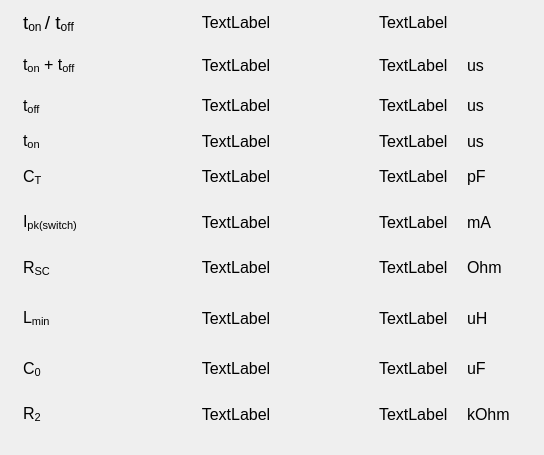
        <widget class="QWidget" name="scrollAreaWidgetContents">
         <property name="geometry">
          <rect>
           <x>0</x>
           <y>-257</y>
           <width>544</width>
           <height>455</height>
          </rect>
         </property>
         <layout class="QGridLayout" name="gridLayout_3">
          <item row="7" column="3">
           <widget class="QLabel" name="label_si_Lmin">
            <property name="font">
             <font>
              <pointsize>12</pointsize>
             </font>
            </property>
            <property name="text">
             <string>uH</string>
            </property>
            <property name="alignment">
             <set>Qt::AlignLeading|Qt::AlignLeft|Qt::AlignVCenter</set>
            </property>
           </widget>
          </item>
          <item row="0" column="1">
           <widget class="QLabel" name="label_formula_ton_del_toff">
            <property name="maximumSize">
             <size>
              <width>250</width>
              <height>16777215</height>
             </size>
            </property>
            <property name="font">
             <font>
              <pointsize>12</pointsize>
             </font>
            </property>
            <property name="text">
             <string>TextLabel</string>
            </property>
            <property name="alignment">
             <set>Qt::AlignCenter</set>
            </property>
           </widget>
          </item>
          <item row="9" column="1">
           <widget class="QLabel" name="label_formula_R2">
            <property name="minimumSize">
             <size>
              <width>0</width>
              <height>60</height>
             </size>
            </property>
            <property name="maximumSize">
             <size>
              <width>250</width>
              <height>16777215</height>
             </size>
            </property>
            <property name="font">
             <font>
              <pointsize>12</pointsize>
             </font>
            </property>
            <property name="text">
             <string>TextLabel</string>
            </property>
            <property name="alignment">
             <set>Qt::AlignCenter</set>
            </property>
           </widget>
          </item>
          <item row="0" column="0">
           <widget class="QLabel" name="label_name_ton_del_toff">
            <property name="maximumSize">
             <size>
              <width>70</width>
              <height>16777215</height>
             </size>
            </property>
            <property name="font">
             <font>
              <pointsize>12</pointsize>
             </font>
            </property>
            <property name="text">
             <string>&lt;html&gt;&lt;head/&gt;&lt;body&gt;&lt;p&gt;&lt;span style=&quot; font-size:14pt;&quot;&gt;t&lt;/span&gt;&lt;span style=&quot; font-size:14pt; vertical-align:sub;&quot;&gt;on &lt;/span&gt;&lt;span style=&quot; font-size:14pt;&quot;&gt;/ t&lt;/span&gt;&lt;span style=&quot; font-size:14pt; vertical-align:sub;&quot;&gt;off&lt;/span&gt;&lt;/p&gt;&lt;/body&gt;&lt;/html&gt;</string>
            </property>
            <property name="alignment">
             <set>Qt::AlignLeading|Qt::AlignLeft|Qt::AlignVCenter</set>
            </property>
           </widget>
          </item>
          <item row="3" column="2">
           <widget class="QLabel" name="label_result_ton">
            <property name="minimumSize">
             <size>
              <width>0</width>
              <height>0</height>
             </size>
            </property>
            <property name="maximumSize">
             <size>
              <width>70</width>
              <height>16777215</height>
             </size>
            </property>
            <property name="font">
             <font>
              <pointsize>12</pointsize>
             </font>
            </property>
            <property name="text">
             <string>TextLabel</string>
            </property>
            <property name="alignment">
             <set>Qt::AlignLeading|Qt::AlignLeft|Qt::AlignVCenter</set>
            </property>
           </widget>
          </item>
          <item row="5" column="2">
           <widget class="QLabel" name="label_result_Ipk">
            <property name="maximumSize">
             <size>
              <width>70</width>
              <height>16777215</height>
             </size>
            </property>
            <property name="font">
             <font>
              <pointsize>12</pointsize>
             </font>
            </property>
            <property name="text">
             <string>TextLabel</string>
            </property>
            <property name="alignment">
             <set>Qt::AlignLeading|Qt::AlignLeft|Qt::AlignVCenter</set>
            </property>
           </widget>
          </item>
          <item row="0" column="2">
           <widget class="QLabel" name="label_result_ton_del_toff">
            <property name="minimumSize">
             <size>
              <width>0</width>
              <height>0</height>
             </size>
            </property>
            <property name="maximumSize">
             <size>
              <width>70</width>
              <height>16777215</height>
             </size>
            </property>
            <property name="font">
             <font>
              <pointsize>12</pointsize>
             </font>
            </property>
            <property name="text">
             <string>TextLabel</string>
            </property>
            <property name="alignment">
             <set>Qt::AlignLeading|Qt::AlignLeft|Qt::AlignVCenter</set>
            </property>
           </widget>
          </item>
          <item row="8" column="0">
           <widget class="QLabel" name="label_name_C0">
            <property name="minimumSize">
             <size>
              <width>0</width>
              <height>0</height>
             </size>
            </property>
            <property name="font">
             <font>
              <pointsize>12</pointsize>
             </font>
            </property>
            <property name="text">
             <string>&lt;html&gt;&lt;head/&gt;&lt;body&gt;&lt;p&gt;C&lt;span style=&quot; vertical-align:sub;&quot;&gt;0&lt;/span&gt;&lt;/p&gt;&lt;/body&gt;&lt;/html&gt;</string>
            </property>
            <property name="alignment">
             <set>Qt::AlignLeading|Qt::AlignLeft|Qt::AlignVCenter</set>
            </property>
           </widget>
          </item>
          <item row="9" column="0">
           <widget class="QLabel" name="label_name_R2">
            <property name="minimumSize">
             <size>
              <width>0</width>
              <height>0</height>
             </size>
            </property>
            <property name="font">
             <font>
              <pointsize>12</pointsize>
             </font>
            </property>
            <property name="text">
             <string>&lt;html&gt;&lt;head/&gt;&lt;body&gt;&lt;p&gt;R&lt;span style=&quot; vertical-align:sub;&quot;&gt;2&lt;/span&gt;&lt;/p&gt;&lt;/body&gt;&lt;/html&gt;</string>
            </property>
            <property name="alignment">
             <set>Qt::AlignLeading|Qt::AlignLeft|Qt::AlignVCenter</set>
            </property>
           </widget>
          </item>
          <item row="1" column="0">
           <widget class="QLabel" name="label_name_ton_plus_toff">
            <property name="maximumSize">
             <size>
              <width>70</width>
              <height>16777215</height>
             </size>
            </property>
            <property name="font">
             <font>
              <pointsize>12</pointsize>
             </font>
            </property>
            <property name="text">
             <string>&lt;html&gt;&lt;head/&gt;&lt;body&gt;&lt;p&gt;t&lt;span style=&quot; vertical-align:sub;&quot;&gt;on&lt;/span&gt; + t&lt;span style=&quot; vertical-align:sub;&quot;&gt;off&lt;/span&gt;&lt;/p&gt;&lt;/body&gt;&lt;/html&gt;</string>
            </property>
            <property name="alignment">
             <set>Qt::AlignLeading|Qt::AlignLeft|Qt::AlignVCenter</set>
            </property>
           </widget>
          </item>
          <item row="8" column="3">
           <widget class="QLabel" name="label_si_C0">
            <property name="font">
             <font>
              <pointsize>12</pointsize>
             </font>
            </property>
            <property name="text">
             <string>uF</string>
            </property>
            <property name="alignment">
             <set>Qt::AlignLeading|Qt::AlignLeft|Qt::AlignVCenter</set>
            </property>
           </widget>
          </item>
          <item row="3" column="1">
           <widget class="QLabel" name="label_formula_ton">
            <property name="minimumSize">
             <size>
              <width>0</width>
              <height>40</height>
             </size>
            </property>
            <property name="maximumSize">
             <size>
              <width>450</width>
              <height>16777215</height>
             </size>
            </property>
            <property name="font">
             <font>
              <pointsize>12</pointsize>
             </font>
            </property>
            <property name="text">
             <string>TextLabel</string>
            </property>
            <property name="alignment">
             <set>Qt::AlignCenter</set>
            </property>
           </widget>
          </item>
          <item row="6" column="1">
           <widget class="QLabel" name="label_formula_Rsc">
            <property name="maximumSize">
             <size>
              <width>250</width>
              <height>16777215</height>
             </size>
            </property>
            <property name="font">
             <font>
              <pointsize>12</pointsize>
             </font>
            </property>
            <property name="text">
             <string>TextLabel</string>
            </property>
            <property name="alignment">
             <set>Qt::AlignCenter</set>
            </property>
           </widget>
          </item>
          <item row="9" column="3">
           <widget class="QLabel" name="label_si_R2">
            <property name="font">
             <font>
              <pointsize>12</pointsize>
             </font>
            </property>
            <property name="text">
             <string>kOhm</string>
            </property>
            <property name="alignment">
             <set>Qt::AlignLeading|Qt::AlignLeft|Qt::AlignVCenter</set>
            </property>
           </widget>
          </item>
          <item row="7" column="0">
           <widget class="QLabel" name="label_name_Lmin">
            <property name="minimumSize">
             <size>
              <width>0</width>
              <height>0</height>
             </size>
            </property>
            <property name="maximumSize">
             <size>
              <width>70</width>
              <height>16777215</height>
             </size>
            </property>
            <property name="font">
             <font>
              <pointsize>12</pointsize>
             </font>
            </property>
            <property name="text">
             <string>&lt;html&gt;&lt;head/&gt;&lt;body&gt;&lt;p&gt;L&lt;span style=&quot; vertical-align:sub;&quot;&gt;min&lt;/span&gt;&lt;/p&gt;&lt;/body&gt;&lt;/html&gt;</string>
            </property>
            <property name="alignment">
             <set>Qt::AlignLeading|Qt::AlignLeft|Qt::AlignVCenter</set>
            </property>
           </widget>
          </item>
          <item row="3" column="0">
           <widget class="QLabel" name="label_name_ton">
            <property name="maximumSize">
             <size>
              <width>70</width>
              <height>16777215</height>
             </size>
            </property>
            <property name="font">
             <font>
              <pointsize>12</pointsize>
             </font>
            </property>
            <property name="text">
             <string>&lt;html&gt;&lt;head/&gt;&lt;body&gt;&lt;p&gt;t&lt;span style=&quot; vertical-align:sub;&quot;&gt;on&lt;/span&gt;&lt;/p&gt;&lt;/body&gt;&lt;/html&gt;</string>
            </property>
            <property name="alignment">
             <set>Qt::AlignLeading|Qt::AlignLeft|Qt::AlignVCenter</set>
            </property>
           </widget>
          </item>
          <item row="2" column="3">
           <widget class="QLabel" name="label_si_toff">
            <property name="maximumSize">
             <size>
              <width>50</width>
              <height>16777215</height>
             </size>
            </property>
            <property name="font">
             <font>
              <pointsize>12</pointsize>
             </font>
            </property>
            <property name="text">
             <string>us</string>
            </property>
            <property name="alignment">
             <set>Qt::AlignLeading|Qt::AlignLeft|Qt::AlignVCenter</set>
            </property>
           </widget>
          </item>
          <item row="1" column="1">
           <widget class="QLabel" name="label_formula_ton_plus_toff">
            <property name="minimumSize">
             <size>
              <width>0</width>
              <height>50</height>
             </size>
            </property>
            <property name="maximumSize">
             <size>
              <width>250</width>
              <height>16777215</height>
             </size>
            </property>
            <property name="font">
             <font>
              <pointsize>12</pointsize>
             </font>
            </property>
            <property name="text">
             <string>TextLabel</string>
            </property>
            <property name="alignment">
             <set>Qt::AlignCenter</set>
            </property>
           </widget>
          </item>
          <item row="4" column="1">
           <widget class="QLabel" name="label_formula_CT">
            <property name="maximumSize">
             <size>
              <width>250</width>
              <height>16777215</height>
             </size>
            </property>
            <property name="font">
             <font>
              <pointsize>12</pointsize>
             </font>
            </property>
            <property name="text">
             <string>TextLabel</string>
            </property>
            <property name="alignment">
             <set>Qt::AlignCenter</set>
            </property>
           </widget>
          </item>
          <item row="4" column="0">
           <widget class="QLabel" name="label_name_CT">
            <property name="minimumSize">
             <size>
              <width>0</width>
              <height>0</height>
             </size>
            </property>
            <property name="maximumSize">
             <size>
              <width>70</width>
              <height>16777215</height>
             </size>
            </property>
            <property name="font">
             <font>
              <pointsize>12</pointsize>
             </font>
            </property>
            <property name="text">
             <string>&lt;html&gt;&lt;head/&gt;&lt;body&gt;&lt;p&gt;C&lt;span style=&quot; vertical-align:sub;&quot;&gt;T&lt;/span&gt;&lt;/p&gt;&lt;/body&gt;&lt;/html&gt;</string>
            </property>
            <property name="alignment">
             <set>Qt::AlignLeading|Qt::AlignLeft|Qt::AlignVCenter</set>
            </property>
           </widget>
          </item>
          <item row="6" column="3">
           <widget class="QLabel" name="label_si_Rsc">
            <property name="font">
             <font>
              <pointsize>12</pointsize>
             </font>
            </property>
            <property name="text">
             <string>Ohm</string>
            </property>
            <property name="alignment">
             <set>Qt::AlignLeading|Qt::AlignLeft|Qt::AlignVCenter</set>
            </property>
           </widget>
          </item>
          <item row="2" column="2">
           <widget class="QLabel" name="label_result_toff">
            <property name="minimumSize">
             <size>
              <width>0</width>
              <height>0</height>
             </size>
            </property>
            <property name="maximumSize">
             <size>
              <width>70</width>
              <height>16777215</height>
             </size>
            </property>
            <property name="font">
             <font>
              <pointsize>12</pointsize>
             </font>
            </property>
            <property name="text">
             <string>TextLabel</string>
            </property>
            <property name="alignment">
             <set>Qt::AlignLeading|Qt::AlignLeft|Qt::AlignVCenter</set>
            </property>
           </widget>
          </item>
          <item row="5" column="0">
           <widget class="QLabel" name="label_name_Ipk">
            <property name="maximumSize">
             <size>
              <width>70</width>
              <height>16777215</height>
             </size>
            </property>
            <property name="font">
             <font>
              <pointsize>12</pointsize>
             </font>
            </property>
            <property name="text">
             <string>&lt;html&gt;&lt;head/&gt;&lt;body&gt;&lt;p&gt;I&lt;span style=&quot; vertical-align:sub;&quot;&gt;pk(switch)&lt;/span&gt;&lt;/p&gt;&lt;/body&gt;&lt;/html&gt;</string>
            </property>
            <property name="alignment">
             <set>Qt::AlignLeading|Qt::AlignLeft|Qt::AlignVCenter</set>
            </property>
           </widget>
          </item>
          <item row="1" column="3">
           <widget class="QLabel" name="label_si_ton_plus_toff">
            <property name="maximumSize">
             <size>
              <width>50</width>
              <height>16777215</height>
             </size>
            </property>
            <property name="font">
             <font>
              <pointsize>12</pointsize>
             </font>
            </property>
            <property name="text">
             <string>us</string>
            </property>
            <property name="alignment">
             <set>Qt::AlignLeading|Qt::AlignLeft|Qt::AlignVCenter</set>
            </property>
           </widget>
          </item>
          <item row="8" column="2">
           <widget class="QLabel" name="label_result_C0">
            <property name="maximumSize">
             <size>
              <width>70</width>
              <height>16777215</height>
             </size>
            </property>
            <property name="font">
             <font>
              <pointsize>12</pointsize>
             </font>
            </property>
            <property name="frameShape">
             <enum>QFrame::NoFrame</enum>
            </property>
            <property name="text">
             <string>TextLabel</string>
            </property>
            <property name="alignment">
             <set>Qt::AlignLeading|Qt::AlignLeft|Qt::AlignVCenter</set>
            </property>
           </widget>
          </item>
          <item row="8" column="1">
           <widget class="QLabel" name="label_formula_C0">
            <property name="maximumSize">
             <size>
              <width>250</width>
              <height>16777215</height>
             </size>
            </property>
            <property name="font">
             <font>
              <pointsize>12</pointsize>
             </font>
            </property>
            <property name="text">
             <string>TextLabel</string>
            </property>
            <property name="alignment">
             <set>Qt::AlignCenter</set>
            </property>
           </widget>
          </item>
          <item row="7" column="1">
           <widget class="QLabel" name="label_formula_Lmin">
            <property name="minimumSize">
             <size>
              <width>0</width>
              <height>70</height>
             </size>
            </property>
            <property name="maximumSize">
             <size>
              <width>450</width>
              <height>16777215</height>
             </size>
            </property>
            <property name="font">
             <font>
              <pointsize>12</pointsize>
             </font>
            </property>
            <property name="text">
             <string>TextLabel</string>
            </property>
            <property name="alignment">
             <set>Qt::AlignCenter</set>
            </property>
           </widget>
          </item>
          <item row="2" column="0">
           <widget class="QLabel" name="label_name_toff">
            <property name="maximumSize">
             <size>
              <width>70</width>
              <height>16777215</height>
             </size>
            </property>
            <property name="font">
             <font>
              <pointsize>12</pointsize>
             </font>
            </property>
            <property name="text">
             <string>&lt;html&gt;&lt;head/&gt;&lt;body&gt;&lt;p&gt;t&lt;span style=&quot; vertical-align:sub;&quot;&gt;off&lt;/span&gt;&lt;/p&gt;&lt;/body&gt;&lt;/html&gt;</string>
            </property>
            <property name="alignment">
             <set>Qt::AlignLeading|Qt::AlignLeft|Qt::AlignVCenter</set>
            </property>
           </widget>
          </item>
          <item row="6" column="0">
           <widget class="QLabel" name="label_name_Rsc">
            <property name="minimumSize">
             <size>
              <width>0</width>
              <height>0</height>
             </size>
            </property>
            <property name="maximumSize">
             <size>
              <width>70</width>
              <height>16777215</height>
             </size>
            </property>
            <property name="font">
             <font>
              <pointsize>12</pointsize>
             </font>
            </property>
            <property name="text">
             <string>&lt;html&gt;&lt;head/&gt;&lt;body&gt;&lt;p&gt;R&lt;span style=&quot; vertical-align:sub;&quot;&gt;SC&lt;/span&gt;&lt;/p&gt;&lt;/body&gt;&lt;/html&gt;</string>
            </property>
            <property name="alignment">
             <set>Qt::AlignLeading|Qt::AlignLeft|Qt::AlignVCenter</set>
            </property>
           </widget>
          </item>
          <item row="4" column="2">
           <widget class="QLabel" name="label_result_CT">
            <property name="minimumSize">
             <size>
              <width>0</width>
              <height>0</height>
             </size>
            </property>
            <property name="maximumSize">
             <size>
              <width>70</width>
              <height>16777215</height>
             </size>
            </property>
            <property name="font">
             <font>
              <pointsize>12</pointsize>
             </font>
            </property>
            <property name="frameShape">
             <enum>QFrame::NoFrame</enum>
            </property>
            <property name="text">
             <string>TextLabel</string>
            </property>
            <property name="alignment">
             <set>Qt::AlignLeading|Qt::AlignLeft|Qt::AlignVCenter</set>
            </property>
           </widget>
          </item>
          <item row="4" column="3">
           <widget class="QLabel" name="label_si_CT">
            <property name="font">
             <font>
              <pointsize>12</pointsize>
             </font>
            </property>
            <property name="text">
             <string>pF</string>
            </property>
            <property name="alignment">
             <set>Qt::AlignLeading|Qt::AlignLeft|Qt::AlignVCenter</set>
            </property>
           </widget>
          </item>
          <item row="3" column="3">
           <widget class="QLabel" name="label_si_ton">
            <property name="maximumSize">
             <size>
              <width>50</width>
              <height>16777215</height>
             </size>
            </property>
            <property name="font">
             <font>
              <pointsize>12</pointsize>
             </font>
            </property>
            <property name="text">
             <string>us</string>
            </property>
            <property name="alignment">
             <set>Qt::AlignLeading|Qt::AlignLeft|Qt::AlignVCenter</set>
            </property>
           </widget>
          </item>
          <item row="9" column="2">
           <widget class="QLabel" name="label_result_R2">
            <property name="maximumSize">
             <size>
              <width>70</width>
              <height>16777215</height>
             </size>
            </property>
            <property name="font">
             <font>
              <pointsize>12</pointsize>
             </font>
            </property>
            <property name="frameShape">
             <enum>QFrame::NoFrame</enum>
            </property>
            <property name="text">
             <string>TextLabel</string>
            </property>
            <property name="alignment">
             <set>Qt::AlignLeading|Qt::AlignLeft|Qt::AlignVCenter</set>
            </property>
           </widget>
          </item>
          <item row="5" column="3">
           <widget class="QLabel" name="label_si_Ipk">
            <property name="maximumSize">
             <size>
              <width>50</width>
              <height>16777215</height>
             </size>
            </property>
            <property name="font">
             <font>
              <pointsize>12</pointsize>
             </font>
            </property>
            <property name="text">
             <string>mA</string>
            </property>
            <property name="alignment">
             <set>Qt::AlignLeading|Qt::AlignLeft|Qt::AlignVCenter</set>
            </property>
           </widget>
          </item>
          <item row="6" column="2">
           <widget class="QLabel" name="label_result_Rsc">
            <property name="maximumSize">
             <size>
              <width>70</width>
              <height>16777215</height>
             </size>
            </property>
            <property name="font">
             <font>
              <pointsize>12</pointsize>
             </font>
            </property>
            <property name="frameShape">
             <enum>QFrame::NoFrame</enum>
            </property>
            <property name="text">
             <string>TextLabel</string>
            </property>
            <property name="alignment">
             <set>Qt::AlignLeading|Qt::AlignLeft|Qt::AlignVCenter</set>
            </property>
           </widget>
          </item>
          <item row="7" column="2">
           <widget class="QLabel" name="label_result_Lmin">
            <property name="maximumSize">
             <size>
              <width>70</width>
              <height>16777215</height>
             </size>
            </property>
            <property name="font">
             <font>
              <pointsize>12</pointsize>
             </font>
            </property>
            <property name="frameShape">
             <enum>QFrame::NoFrame</enum>
            </property>
            <property name="text">
             <string>TextLabel</string>
            </property>
            <property name="alignment">
             <set>Qt::AlignLeading|Qt::AlignLeft|Qt::AlignVCenter</set>
            </property>
           </widget>
          </item>
          <item row="2" column="1">
           <widget class="QLabel" name="label_formula_toff">
            <property name="maximumSize">
             <size>
              <width>250</width>
              <height>16777215</height>
             </size>
            </property>
            <property name="font">
             <font>
              <pointsize>12</pointsize>
             </font>
            </property>
            <property name="text">
             <string>TextLabel</string>
            </property>
            <property name="alignment">
             <set>Qt::AlignCenter</set>
            </property>
           </widget>
          </item>
          <item row="5" column="1">
           <widget class="QLabel" name="label_formula_Ipk">
            <property name="minimumSize">
             <size>
              <width>0</width>
              <height>60</height>
             </size>
            </property>
            <property name="maximumSize">
             <size>
              <width>250</width>
              <height>16777215</height>
             </size>
            </property>
            <property name="font">
             <font>
              <pointsize>12</pointsize>
             </font>
            </property>
            <property name="text">
             <string>TextLabel</string>
            </property>
            <property name="alignment">
             <set>Qt::AlignCenter</set>
            </property>
           </widget>
          </item>
          <item row="1" column="2">
           <widget class="QLabel" name="label_result_ton_plus_toff">
            <property name="minimumSize">
             <size>
              <width>0</width>
              <height>0</height>
             </size>
            </property>
            <property name="maximumSize">
             <size>
              <width>70</width>
              <height>16777215</height>
             </size>
            </property>
            <property name="font">
             <font>
              <pointsize>12</pointsize>
             </font>
            </property>
            <property name="text">
             <string>TextLabel</string>
            </property>
            <property name="alignment">
             <set>Qt::AlignLeading|Qt::AlignLeft|Qt::AlignVCenter</set>
            </property>
           </widget>
          </item>
         </layout>
        </widget>
